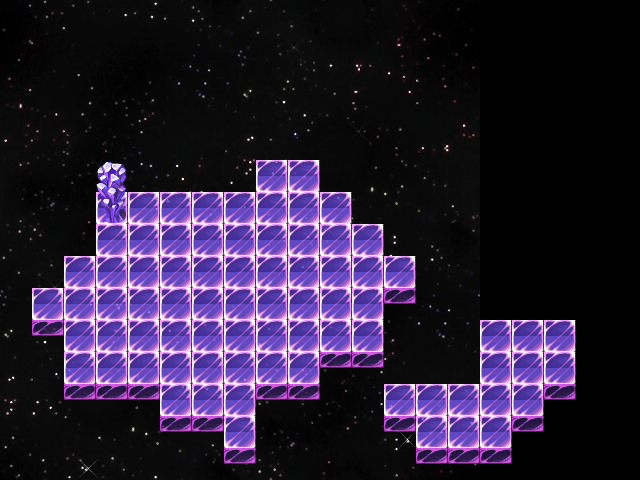

This game map was drawn from its Tiled (.tmx) file and the tilesets committed beside it. A one-line description and the trimmed map source follow:
An orthogonal 20x15 tile map with 32x32 px tiles, 3 tile layers (BG, BGfore, Fore), 1 hidden layer not drawn, 2 tilesets, 1 image layer and 4 objects (2x dragon, hero, witch).

<map version="1.0" orientation="orthogonal" width="20" height="15" tilewidth="32" tileheight="32">
 <tileset firstgid="1" name="tilesets" tilewidth="32" tileheight="32">
  <image source="world_tileset/tilesets.png" width="512" height="480" />
 </tileset>
 <tileset firstgid="241" name="metatiles32x32" tilewidth="32" tileheight="32">
  <image source="metatiles32x32.png" width="160" height="32" />
  <tile id="0">
   <properties>
    <property name="type" value="solid" />
   </properties>
  </tile>
 </tileset>
 <imagelayer name="parallax" width="20" height="15">
  <image source="world_tileset/StarlitSky.png" />
 </imagelayer>
 <layer name="BG" width="20" height="15">
  <data>[300 cells, 95 non-empty, 2 distinct tile ids]</data>
 </layer>
 <layer name="BGfore" width="20" height="15">
  <data>[300 cells, 1 non-empty, 1 distinct tile ids]</data>
 </layer>
 <objectgroup name="Entities" width="20" height="15">
  <object name="hero" x="194" y="230" width="30" height="59" />
  <object name="dragon" x="179" y="382" width="28" height="26" />
  <object name="dragon" x="275" y="177" width="28" height="26" />
  <object name="witch" x="459" y="371" width="27" height="43">
   <properties>
    <property name="nextLevel" value="innerWitch" />
    <property name="timer" value="2000" />
   </properties>
  </object>
 </objectgroup>
 <layer name="Fore" width="20" height="15">
  <data>[300 cells, 1 non-empty, 1 distinct tile ids]</data>
 </layer>
 <layer name="collisions" width="20" height="15" visible="0">
  <data>[300 cells, 72 non-empty, 1 distinct tile ids]</data>
 </layer>
</map>
